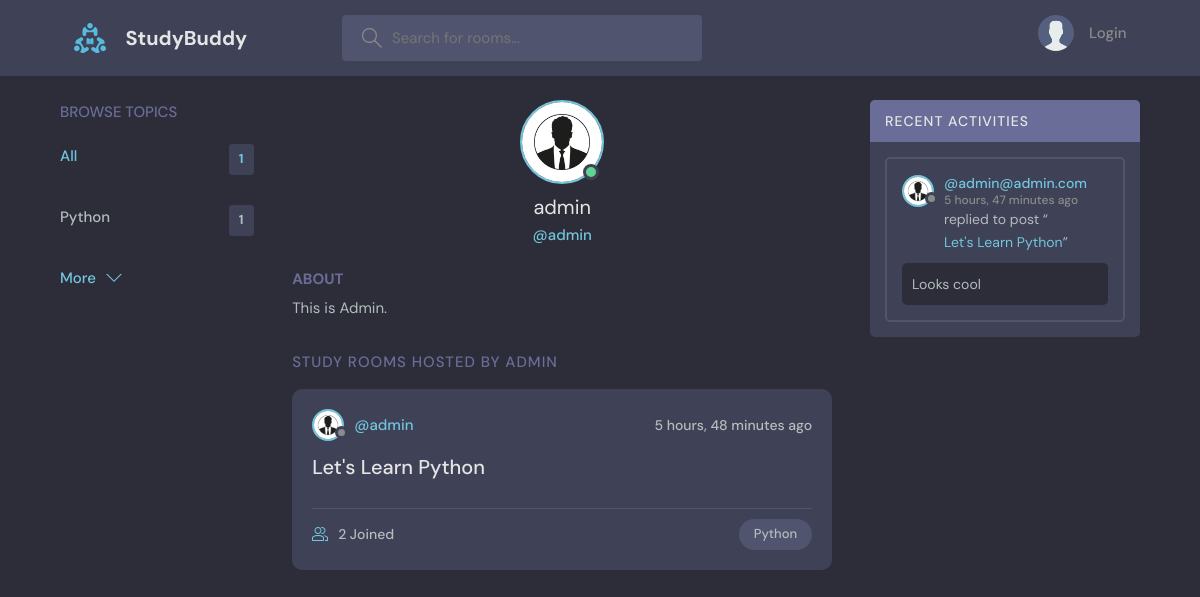
The app's page /profile/1/, older data.
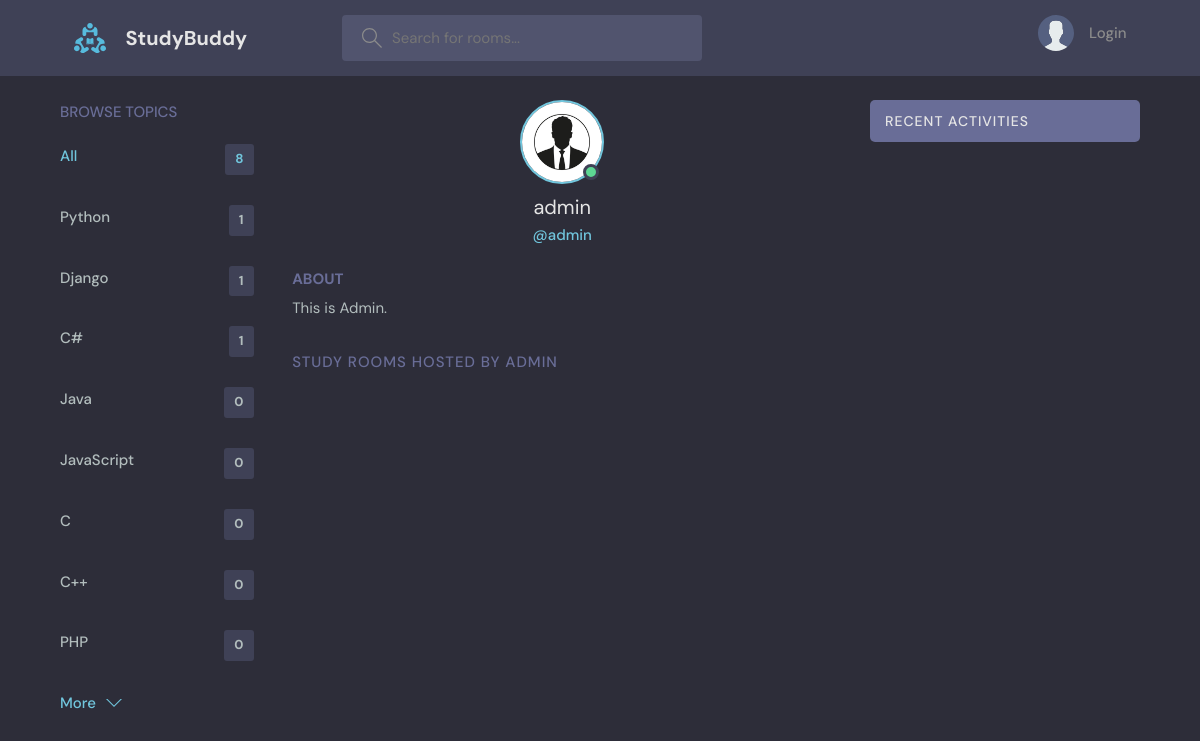
The same page, newer data.
### base/models.py (models this page shows, shortened)
class Topic(models.Model):
    name = models.CharField(max_length=200)

class User(AbstractUser):
    name = models.CharField(max_length=200, null=True)
    email = models.EmailField(unique=True, null=True)
    bio = models.TextField(null=True)
    avatar = models.ImageField(null=True, default='avatar.svg')
    USERNAME_FIELD = 'email'
    REQUIRED_FIELDS = []

class Room(models.Model):
    host = models.ForeignKey(User, on_delete=models.SET_NULL, null=True)
    topic = models.ForeignKey(Topic, on_delete=models.SET_NULL, null=True)
    name = models.CharField(max_length=200)
    description = models.TextField(null=True, blank=True)
    participants = models.ManyToManyField(User, related_name='participants', blank=True)
    updated = models.DateTimeField(auto_now=True)
    created = models.DateTimeField(auto_now_add=True)
    class Meta:
        ordering = ['-updated', '-created']
    def __str__(self):
        return self.name

class Message(models.Model):
    user = models.ForeignKey(User, on_delete=models.CASCADE)
    room = models.ForeignKey(Room, on_delete=models.CASCADE)
    body = models.TextField()
    updated = models.DateTimeField(auto_now=True)
    created = models.DateTimeField(auto_now_add=True)
    class Meta:
        ordering = ['-updated', '-created']

### base/views.py (the view)
# urls.py: path('profile/<str:pk>/', views.userProfile, name='user-profile'),
def userProfile(request, pk):
    user = User.objects.get(id=pk)
    rooms = user.room_set.all()
    room_messages = user.message_set.all()
    topics = Topic.objects.all()
    context = {'user': user, 'rooms': rooms, 'room_messages': room_messages, 'topics': topics}
    return render(request, 'base/profile.html', context)

### base/templates/base/profile.html (shortened to what this page needs)
{% extends "main.html" %}
{% block content %}
<main class="profile-page layout layout--3">
  <div class="container">
    {% include 'base/topics_component.html' %}
    <div class="roomList">
      <div class="profile">
        <div class="profile__avatar">
          <div class="avatar avatar--large active">
            <img src="{{ user.avatar.url }}" />
          </div>
        </div>
        <div class="profile__info">
          <h3>{{ user.username }}</h3>
          <p>@{{ user.username }}</p>
        </div>
        <div class="profile__about">
          <h3>About</h3>
          <p>{{ user.bio }}</p>
        </div>
      </div>
      <div class="roomList__header">
        <div>
          <h2>Study Rooms Hosted by {{ user.username }}</a>
          </h2>
        </div>
      </div>
      {% include 'base/feed_component.html' %}
    </div>
    {% include 'base/activity_component.html' %}
  </div>
</main>
{% endblock content %}

### templates/main.html (shortened to what this page needs)
<!DOCTYPE html>
{% load static %}
<html lang="en">
  <head>
    <link rel="stylesheet" href="{% static 'styles/style.css' %}" />
  </head>
  <body>
    {% include "navbar.html" %}
    {% block content %}
    {% endblock %}
  </body>
</html>

### templates/navbar.html (shortened to what this page needs)
{% load static %}
<header class="header header--loggedIn">
    <div class="container">
      <a href="{% url 'home' %}" class="header__logo">
        <img src="{% static 'images/logo.svg' %}" />
        <h1>StudyBuddy</h1>
      </a>
      <form class="header__search" method="get" action="{% url 'home' %}">
        <label>
          <input name="q" placeholder="Search for rooms..." />
        </label>
      </form>
      <nav class="header__menu">
        {% if request.user.is_authenticated %}
        <div class="header__user">
          <a href="{% url 'user-profile' user.id %}">
            <div class="avatar avatar--medium active">
              <img src="{{ request.user.avatar.url }}" />
            </div>
            <p>{{ request.user.username }} <span>@{{ request.user.username }}</span></p>
          </a>
          <button class="dropdown-button">
            <svg version="1.1" xmlns="http://www.w3.org/2000/svg" width="32" height="32" viewBox="0 0 32 32">
              <title>chevron-down</title>
              <path d="M16 21l-13-13h-3l16 16 16-16h-3l-13 13z"></path>
            </svg>
          </button>
        </div>
        {% else %}
        <a href="{% url 'login' %}">
          <img src="{% static 'images/avatar.svg' %}" />
          <p>Login</p>
        </a>
        {% endif %}
      </nav>
    </div>
</header>

### base/templates/base/topics_component.html
<div class="topics">
    <div class="topics__header">
      <h2>Browse Topics</h2>
    </div>
    <ul class="topics__list">
      <li>
        <a href="{% url 'home' %}" class="active">All <span>{{ topics.count }}</span></a>
      </li>
      {% for topic in topics %}
      <li>
        <a href="{% url 'home' %}?q={{ topic.name }}">{{ topic.name }} <span>{{ topic.room_set.all.count }}</span></a>
      </li>
      {% endfor %}
    </ul>
    <a class="btn btn--link" href="{% url 'topics' %}">
      More
      <svg version="1.1" xmlns="http://www.w3.org/2000/svg" width="32" height="32" viewBox="0 0 32 32">
        <title>chevron-down</title>
        <path d="M16 21l-13-13h-3l16 16 16-16h-3l-13 13z"></path>
      </svg>
    </a>
</div>

### base/templates/base/feed_component.html (shortened to what this page needs)
{% for room in rooms %}
<div class="roomListRoom">
        <div class="roomListRoom__header">
          <a href="{% url 'user-profile' room.host.id %}" class="roomListRoom__author">
            <div class="avatar avatar--small">
              <img src="{{ room.host.avatar.url }}" />
            </div>
            <span>@{{ room.host.username }}</span>
          </a>
          <div class="roomListRoom__actions">
            <span>{{ room.created | timesince }} ago</span>
          </div>
        </div>
        <div class="roomListRoom__content">
          <a href="{% url 'room' room.id %}">{{ room.name }}</a>
        </div>
        <div class="roomListRoom__meta">
          <a href="{% url 'room' room.id %}" class="roomListRoom__joined">
            {{ room.participants.all.count }} Joined
          </a>
          <p class="roomListRoom__topic">{{ room.topic.name }}</p>
        </div>
      </div>
{% endfor %}

### base/templates/base/activity_component.html (shortened to what this page needs)
<div class="activities">
    <div class="activities__header">
      <h2>Recent Activities</h2>
    </div>
    {% for message in room_messages %}
    <div class="activities__box">
      <div class="activities__boxHeader roomListRoom__header">
        <a href="{% url 'user-profile' message.user.id %}" class="roomListRoom__author">
          <div class="avatar avatar--small">
            <img src="{{ message.user.avatar.url }}" />
          </div>
          <p>
            @{{ message.user }}
            <span>{{ message.created | timesince }} ago</span>
          </p>
        </a>
      </div>
      <div class="activities__boxContent">
        <p>replied to post “<a href="{% url 'room' message.room.id %}">{{ message.room }}</a>”</p>
        <div class="activities__boxRoomContent">
          {{ message.body }}
        </div>
      </div>
    </div>
    {% endfor %}
</div>

Row changes from the older to the newer data that the page shows:
removed Room: host.avatar (picture), host.username "admin", created "5 hours, 48 minutes", name "Let's Learn Python", participants.all.count "2", topic.name "Python"
removed Message: user.avatar (picture), user "admin@admin.com", created "5 hours, 47 minutes", room "Let's Learn Python", body "Looks cool"
added Topic: name "Django", room_set.all.count "1"
added Topic: name "C#", room_set.all.count "1"
added Topic: name "Java", room_set.all.count "0"
added Topic: name "JavaScript", room_set.all.count "0"
added Topic: name "C", room_set.all.count "0"
added Topic: name "C++", room_set.all.count "0"
added Topic: name "PHP", room_set.all.count "0"
Text that changed along with them:
{{ topics.count }}: "1" → "8"
